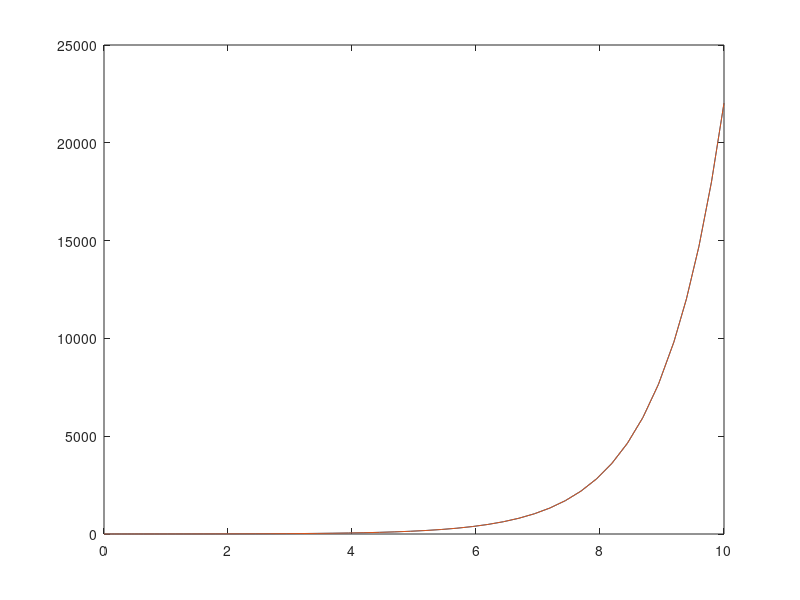

Write MATLAB code to recreate this figure.
%% exercise sheet 3 - ordinary differential equations

% Q1ai - y' = x^2 and y(0) = 1



% function solve()
% [x,y] = ode45(@deriv,[0,10],1);
% figure
% plot(x,y,'b')
% end
% 
% function dydx = deriv(x,y)
% dydx = x^2;
% end



% function SolveSimple()
% [x,t] = ode45(@deriv2,[0,10],1);
% figure
% plot(x,t)
% figure
% plot(x,y)
% end
% function dxdt = deriv2(t,x)
% dxdt = (t^2)/x;
% end

    

%% Q 1aiii

% function SolveSimple(y1)
% figure
% [x,y] = ode45(@deriv,[1,10],y1);
% plot(x,y,'b');
% 
% function dydx = deriv(x,y)
% 
% dydx = 1 - (y/x);



%% Q 1aiv

% 
% function SolveSimple2()
% t_range=[0,8];
% [t,y]=ode45(@deriv1, t_range, [1,0]);
% % for simplicity, the values of y(1) and y(2) at t = 0 are put in here
% figure
% plot(t,y)
% end
% 
% 
% function dydt=deriv1(t,y)
% %this function stores the derivatives as a matrix of deriv 1 and deriv 2
% dydt = zeros(2,1);
% % make matrix of zeros
% dydt(1) = -y(2);
% % put first differential equation in 
% dydt(2) = y(1);
% % put second differential equation in
% end
% end
%% Q 1av

function Solvesimple()
trange=[0,10];
yinitial=[1,1];
[t,y]=ode45(@deriv3, trange, yinitial);

plot(t,y)
end

function dydt=deriv3(t,y)
dydt = zeros(2,1);
dydt(1)=y(2);
dydt(2)=-3*y(2)+4*y(1);

end


%% Q2 - boundary value problems

%2a - Use bvp4c in Matlab to solve the boundary value problem

% function bvp4
% ylow=1;
% yhigh=1;
% solinit=bvpinit(linspace(xlow,xhigh,10),[1,-1]);
% sol=bvp4c(@bvp4ode,@bvp4bc,solinit);
% xint = linspace(xlow,xhigh,20);
% Sxint = deval(sol,xint);
% plot(xint,Sxint(1,:))
% %
% function dydt=bvp4ode(t,y)
% dydt = zeros(2,1);
% dydt(1)=y(2);
% dydt(2)=-3*y(2)+4*y(1);
% %
% function res = bvp4bc(ya,yb)
% res = [ya(1) yb(2)]

% function solvebvp()
% 
% bcfun = 
% 
% 
% sol = bvp4c(@deriv2a,@bcfun,solinit)
% 
%     function dydt=deriv2a(t,y)
%     dydt = zeros(2,1);
%     dydt(1)=y(2);
%     dydt(2)=-3*y(2)+4*y(1);
%     end
% 
%     function res=bcfun(ya,yb)
%     res = zeros(2,1);
%     res(1) = 1
%     res(2) = 1
%     end
% end
% %TBC